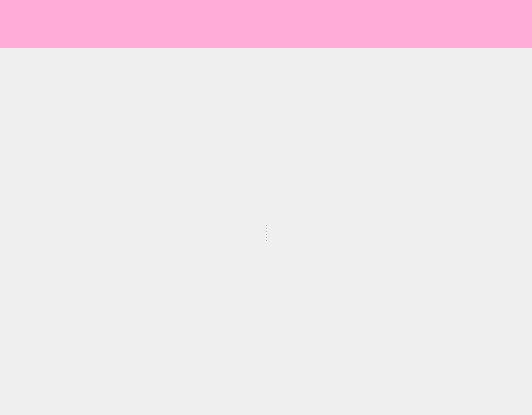
<?xml version="1.0" encoding="UTF-8"?>
<ui version="4.0">
 <class>MainFrm</class>
 <widget class="QMainWindow" name="MainFrm">
  <property name="geometry">
   <rect>
    <x>0</x>
    <y>0</y>
    <width>532</width>
    <height>415</height>
   </rect>
  </property>
  <property name="windowTitle">
   <string>MainFrm</string>
  </property>
  <widget class="QWidget" name="centralwidget">
   <layout class="QVBoxLayout" name="verticalLayout">
    <property name="spacing">
     <number>0</number>
    </property>
    <property name="leftMargin">
     <number>0</number>
    </property>
    <property name="topMargin">
     <number>0</number>
    </property>
    <property name="rightMargin">
     <number>0</number>
    </property>
    <property name="bottomMargin">
     <number>0</number>
    </property>
    <item>
     <widget class="QWidget" name="widget_title" native="true">
      <property name="maximumSize">
       <size>
        <width>16777215</width>
        <height>48</height>
       </size>
      </property>
      <property name="styleSheet">
       <string notr="true">background-color: rgb(255, 172, 216);</string>
      </property>
     </widget>
    </item>
    <item>
     <widget class="QWidget" name="widget_main" native="true">
      <layout class="QVBoxLayout" name="verticalLayout_2">
       <property name="leftMargin">
        <number>0</number>
       </property>
       <property name="topMargin">
        <number>0</number>
       </property>
       <property name="rightMargin">
        <number>0</number>
       </property>
       <property name="bottomMargin">
        <number>0</number>
       </property>
       <item>
        <widget class="QSplitter" name="splitter">
         <property name="orientation">
          <enum>Qt::Horizontal</enum>
         </property>
         <widget class="NavigationWidget" name="widget_navigate" native="true">
          <property name="baseSize">
           <size>
            <width>210</width>
            <height>0</height>
           </size>
          </property>
         </widget>
         <widget class="QWidget" name="widget_content" native="true"/>
        </widget>
       </item>
      </layout>
     </widget>
    </item>
   </layout>
  </widget>
 </widget>
 <customwidgets>
  <customwidget>
   <class>NavigationWidget</class>
   <extends>QWidget</extends>
   <header>NavigationWidget.h</header>
   <container>1</container>
  </customwidget>
 </customwidgets>
 <resources/>
 <connections/>
</ui>
